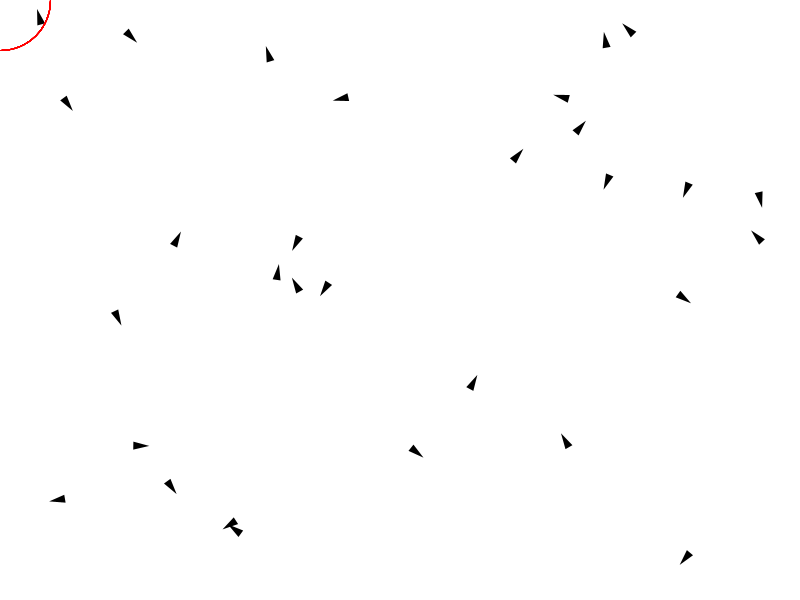
Frame 1 (no input)
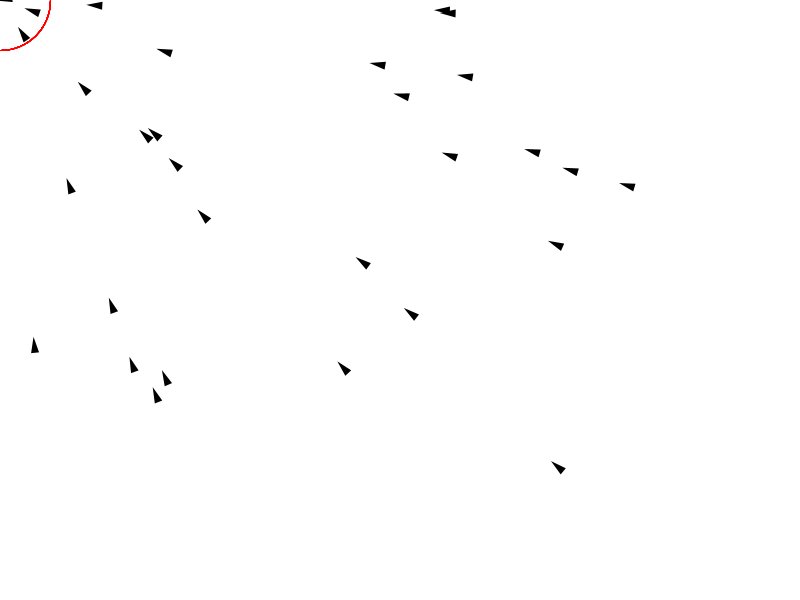
Frame 60 (the mouse pressed at the canvas centre just before this capture)
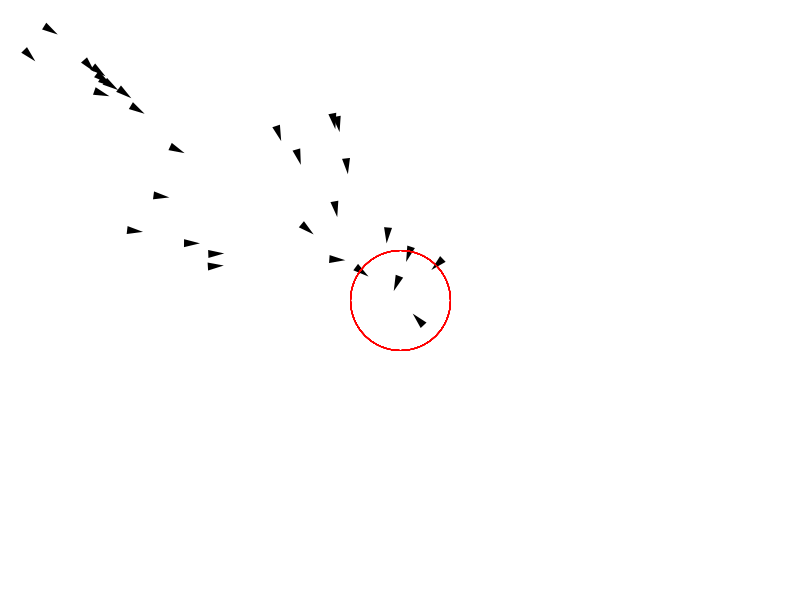
Frame 120 (the mouse held since frame 60 and released just before this capture)

The Processing sketch that drew these frames (run headless with seeded random() and noise(); from frame 60 on, the mouse is pressed at the canvas centre):

// Processing sketch: steering_arrive
// ── steering_arrive.pde
ArrayList<Vehicle> vehicles = new ArrayList<Vehicle>();
int num_vehicle = 30;
void setup(){
size(800,600);
for(int i = 0;i<num_vehicle;i++){
  vehicles.add(new Vehicle(random(width),random(height)));
}
}
void draw(){
background(255);
PVector mouseVector = new PVector(mouseX,mouseY);

for(int i = 0;i<vehicles.size();i++){
 
     Vehicle v = vehicles.get(i); 
        v.update();
        //v.seek(mouseVector);
        v.arrive(mouseVector);
        v.display();
}
//we can also use an enhanced loop.
//for(Vehicle v:vehicles){
//  v.update();
//  v.seek(mouseVector);
//  v.display();
//}
}

class Vehicle{
  
  PVector loc;
  PVector vel;
  PVector acc;
  float r;
  float neighborDistance;
  float maxspeed;
  float maxforce;
 Vehicle(float x, float y){
 
  loc = new PVector(x,y);
  vel = new PVector(random(-1,1),random(-2,2));
  acc = new PVector(0,0);
  r = 4;
  neighborDistance = 100;
  maxspeed = 4;
  maxforce = 0.1;
  
 }
 void seek(PVector target){
   PVector desired = PVector.sub(target,loc);
   desired.normalize();
   desired.mult(maxspeed);
   PVector seekForce = PVector.sub(desired,vel);
   seekForce.limit(maxforce);
   applyForce(seekForce);
   
 }
 void arrive(PVector target){
   PVector desired = PVector.sub(target,loc);
   float d = desired.mag();
   if(d < neighborDistance){
    float m = map(d,0,neighborDistance,0,maxspeed);
    desired.setMag(m);
   }
  else{
    desired.setMag(maxspeed);
  }
  
  PVector steer = PVector.sub(desired,vel);
  steer.limit(maxforce);
  applyForce(steer);
  
  //show the distance
  pushMatrix();
  noFill();
  stroke(255,0,0);
  ellipse(target.x,target.y,neighborDistance,neighborDistance);
  popMatrix();
  
 }
 void applyForce(PVector f){
   acc.add(f);
 }
 void update(){
  vel.add(acc);
  vel.limit(maxspeed);
  loc.add(vel);
  acc.mult(0);
 }
 
 void display(){
   float theta = vel.heading2D() + PI/2;
   
   pushMatrix();
   translate(loc.x,loc.y);
   noStroke();
   fill(0);
   rotate(theta);
   beginShape();
   vertex(0, -r*2);
   vertex(-r, r*2);
   vertex(r, r*2);
   endShape(CLOSE);
   popMatrix();
 }

}
